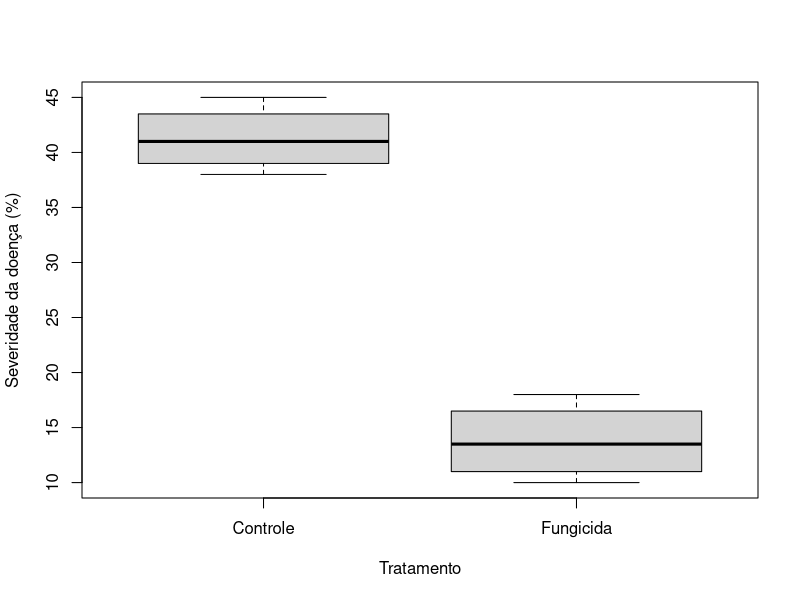

Generate this figure with R:
## ---- chunk 1
2 + 2
sqrt(16)
## ---- chunk 2
# Primeira aula
# Experimento em casa de vegetação
## ---- chunk 3
dados <- data.frame(
  planta = 1:8,
  tratamento = c("Controle","Controle","Controle","Controle",
                 "Fungicida","Fungicida","Fungicida","Fungicida"),
  severidade = c(42,38,45,40,12,18,15,10)
)

dados
## ---- chunk 4
str(dados)
summary(dados)
## ---- chunk 5
tapply(dados$severidade, dados$tratamento, mean)
## ---- chunk 6
tapply(dados$severidade, dados$tratamento, sd)
## ---- chunk 7
boxplot(severidade ~ tratamento, data = dados,
        ylab = "Severidade da doença (%)",
        xlab = "Tratamento")
